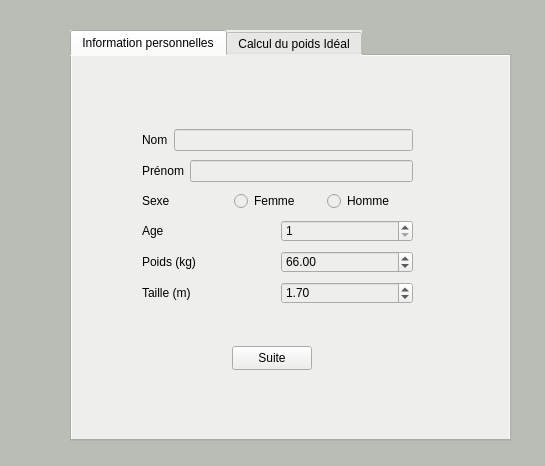
<?xml version="1.0" encoding="UTF-8"?>
<ui version="4.0">
 <class>poid</class>
 <widget class="QWidget" name="poid">
  <property name="geometry">
   <rect>
    <x>0</x>
    <y>0</y>
    <width>545</width>
    <height>466</height>
   </rect>
  </property>
  <property name="minimumSize">
   <size>
    <width>545</width>
    <height>466</height>
   </size>
  </property>
  <property name="maximumSize">
   <size>
    <width>545</width>
    <height>466</height>
   </size>
  </property>
  <property name="windowTitle">
   <string>poid</string>
  </property>
  <property name="styleSheet">
   <string notr="true">background-color: rgb(186, 189, 182);</string>
  </property>
  <widget class="QTabWidget" name="tabWidget">
   <property name="enabled">
    <bool>true</bool>
   </property>
   <property name="geometry">
    <rect>
     <x>70</x>
     <y>30</y>
     <width>441</width>
     <height>411</height>
    </rect>
   </property>
   <property name="styleSheet">
    <string notr="true">background-color: rgb(238, 238, 236);</string>
   </property>
   <property name="currentIndex">
    <number>0</number>
   </property>
   <widget class="QWidget" name="tab">
    <attribute name="title">
     <string>Information personnelles</string>
    </attribute>
    <widget class="QPushButton" name="pushButton_suite">
     <property name="geometry">
      <rect>
       <x>160</x>
       <y>290</y>
       <width>80</width>
       <height>24</height>
      </rect>
     </property>
     <property name="text">
      <string>Suite</string>
     </property>
    </widget>
    <widget class="QWidget" name="">
     <property name="geometry">
      <rect>
       <x>70</x>
       <y>70</y>
       <width>271</width>
       <height>186</height>
      </rect>
     </property>
     <layout class="QVBoxLayout" name="verticalLayout">
      <item>
       <layout class="QHBoxLayout" name="horizontalLayout_6">
        <item>
         <widget class="QLabel" name="label">
          <property name="text">
           <string>Nom</string>
          </property>
         </widget>
        </item>
        <item>
         <widget class="QLineEdit" name="lineEdit_nom"/>
        </item>
       </layout>
      </item>
      <item>
       <layout class="QHBoxLayout" name="horizontalLayout_5">
        <item>
         <widget class="QLabel" name="label_2">
          <property name="text">
           <string>Prénom</string>
          </property>
         </widget>
        </item>
        <item>
         <widget class="QLineEdit" name="lineEdit_prenom"/>
        </item>
       </layout>
      </item>
      <item>
       <layout class="QHBoxLayout" name="horizontalLayout_4">
        <item>
         <widget class="QLabel" name="label_3">
          <property name="text">
           <string>Sexe</string>
          </property>
         </widget>
        </item>
        <item>
         <widget class="QRadioButton" name="radioButton_femme">
          <property name="text">
           <string>Femme</string>
          </property>
         </widget>
        </item>
        <item>
         <widget class="QRadioButton" name="radioButton_homme">
          <property name="text">
           <string>Homme</string>
          </property>
         </widget>
        </item>
       </layout>
      </item>
      <item>
       <layout class="QHBoxLayout" name="horizontalLayout_3">
        <item>
         <widget class="QLabel" name="label_4">
          <property name="text">
           <string>Age</string>
          </property>
         </widget>
        </item>
        <item>
         <widget class="QSpinBox" name="spinBox_age">
          <property name="minimum">
           <number>1</number>
          </property>
          <property name="maximum">
           <number>200</number>
          </property>
         </widget>
        </item>
       </layout>
      </item>
      <item>
       <layout class="QHBoxLayout" name="horizontalLayout_2">
        <item>
         <widget class="QLabel" name="label_5">
          <property name="text">
           <string>Poids (kg)</string>
          </property>
         </widget>
        </item>
        <item>
         <widget class="QDoubleSpinBox" name="doubleSpinBox_poid">
          <property name="minimum">
           <double>15.000000000000000</double>
          </property>
          <property name="maximum">
           <double>300.000000000000000</double>
          </property>
          <property name="singleStep">
           <double>0.100000000000000</double>
          </property>
          <property name="value">
           <double>66.000000000000000</double>
          </property>
         </widget>
        </item>
       </layout>
      </item>
      <item>
       <layout class="QHBoxLayout" name="horizontalLayout">
        <item>
         <widget class="QLabel" name="label_6">
          <property name="text">
           <string>Taille (m)</string>
          </property>
         </widget>
        </item>
        <item>
         <widget class="QDoubleSpinBox" name="doubleSpinBox_taille">
          <property name="minimum">
           <double>0.500000000000000</double>
          </property>
          <property name="maximum">
           <double>3.000000000000000</double>
          </property>
          <property name="singleStep">
           <double>0.100000000000000</double>
          </property>
          <property name="value">
           <double>1.700000000000000</double>
          </property>
         </widget>
        </item>
       </layout>
      </item>
     </layout>
    </widget>
   </widget>
   <widget class="QWidget" name="tab_2">
    <attribute name="title">
     <string>Calcul du poids Idéal</string>
    </attribute>
    <widget class="QTextEdit" name="textEdit">
     <property name="geometry">
      <rect>
       <x>10</x>
       <y>10</y>
       <width>411</width>
       <height>221</height>
      </rect>
     </property>
    </widget>
    <widget class="QWidget" name="">
     <property name="geometry">
      <rect>
       <x>19</x>
       <y>260</y>
       <width>391</width>
       <height>86</height>
      </rect>
     </property>
     <layout class="QVBoxLayout" name="verticalLayout_2">
      <item>
       <widget class="QPushButton" name="pushButton_deivne">
        <property name="text">
         <string>Poids idéal formulde de devine</string>
        </property>
       </widget>
      </item>
      <item>
       <widget class="QPushButton" name="pushButton_lorentz">
        <property name="text">
         <string>Poids idéal formule de lorentz</string>
        </property>
       </widget>
      </item>
      <item>
       <widget class="QPushButton" name="pushButton_sansage">
        <property name="text">
         <string>Poids idéal formule de lorentz en fonction de l'age</string>
        </property>
       </widget>
      </item>
     </layout>
    </widget>
   </widget>
  </widget>
 </widget>
 <resources/>
 <connections/>
</ui>
